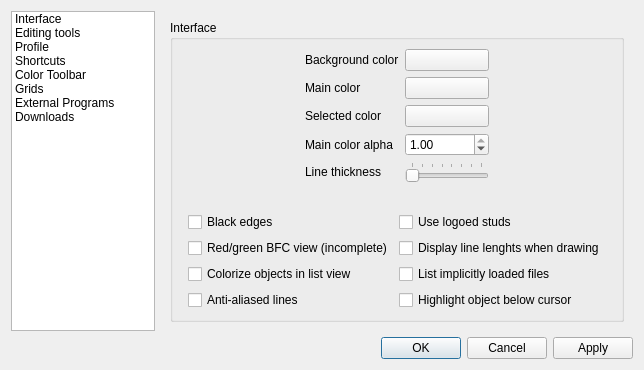
<?xml version="1.0" encoding="UTF-8"?>
<ui version="4.0">
 <class>ConfigUI</class>
 <widget class="QDialog" name="ConfigUI">
  <property name="geometry">
   <rect>
    <x>0</x>
    <y>0</y>
    <width>644</width>
    <height>370</height>
   </rect>
  </property>
  <property name="windowTitle">
   <string>Settings</string>
  </property>
  <property name="windowIcon">
   <iconset resource="../ldforge.qrc">
    <normaloff>:/icons/settings.png</normaloff>:/icons/settings.png</iconset>
  </property>
  <layout class="QVBoxLayout" name="verticalLayout">
   <item>
    <layout class="QHBoxLayout" name="horizontalLayout_7" stretch="0,0">
     <item>
      <widget class="QListWidget" name="m_pagelist">
       <property name="minimumSize">
        <size>
         <width>144</width>
         <height>0</height>
        </size>
       </property>
       <property name="maximumSize">
        <size>
         <width>144</width>
         <height>16777215</height>
        </size>
       </property>
       <item>
        <property name="text">
         <string>Interface</string>
        </property>
       </item>
       <item>
        <property name="text">
         <string>Editing tools</string>
        </property>
       </item>
       <item>
        <property name="text">
         <string>Profile</string>
        </property>
       </item>
       <item>
        <property name="text">
         <string>Shortcuts</string>
        </property>
       </item>
       <item>
        <property name="text">
         <string>Color Toolbar</string>
        </property>
       </item>
       <item>
        <property name="text">
         <string>Grids</string>
        </property>
       </item>
       <item>
        <property name="text">
         <string>External Programs</string>
        </property>
       </item>
       <item>
        <property name="text">
         <string>Downloads</string>
        </property>
       </item>
      </widget>
     </item>
     <item>
      <widget class="QStackedWidget" name="m_pages">
       <property name="currentIndex">
        <number>0</number>
       </property>
       <widget class="QWidget" name="page_3">
        <layout class="QVBoxLayout" name="verticalLayout_13">
         <item>
          <widget class="QGroupBox" name="groupBox">
           <property name="title">
            <string>Interface</string>
           </property>
           <layout class="QVBoxLayout" name="verticalLayout_10">
            <item>
             <layout class="QVBoxLayout" name="verticalLayout_3">
              <item>
               <layout class="QHBoxLayout" name="horizontalLayout">
                <item>
                 <spacer name="horizontalSpacer_2">
                  <property name="orientation">
                   <enum>Qt::Horizontal</enum>
                  </property>
                  <property name="sizeHint" stdset="0">
                   <size>
                    <width>40</width>
                    <height>20</height>
                   </size>
                  </property>
                 </spacer>
                </item>
                <item>
                 <layout class="QFormLayout" name="formLayout">
                  <item row="0" column="0">
                   <widget class="QLabel" name="label_2">
                    <property name="whatsThis">
                     <string/>
                    </property>
                    <property name="text">
                     <string>Background color</string>
                    </property>
                   </widget>
                  </item>
                  <item row="0" column="1">
                   <widget class="QPushButton" name="configBackgroundColor">
                    <property name="whatsThis">
                     <string>This is the background color for the viewport.</string>
                    </property>
                    <property name="text">
                     <string/>
                    </property>
                    <property name="icon">
                     <iconset resource="../ldforge.qrc">
                      <normaloff>:/icons/colorselect.png</normaloff>:/icons/colorselect.png</iconset>
                    </property>
                   </widget>
                  </item>
                  <item row="1" column="0">
                   <widget class="QLabel" name="label">
                    <property name="whatsThis">
                     <string/>
                    </property>
                    <property name="text">
                     <string>Main color</string>
                    </property>
                   </widget>
                  </item>
                  <item row="1" column="1">
                   <widget class="QPushButton" name="configMainColor">
                    <property name="whatsThis">
                     <string>This color is used for the main color.</string>
                    </property>
                    <property name="text">
                     <string/>
                    </property>
                    <property name="icon">
                     <iconset resource="../ldforge.qrc">
                      <normaloff>:/icons/colorselect.png</normaloff>:/icons/colorselect.png</iconset>
                    </property>
                   </widget>
                  </item>
                  <item row="2" column="0">
                   <widget class="QLabel" name="selectedColorLabel">
                    <property name="text">
                     <string>Selected color</string>
                    </property>
                   </widget>
                  </item>
                  <item row="2" column="1">
                   <widget class="QPushButton" name="configSelectColorBlend">
                    <property name="whatsThis">
                     <string>This color is used for the main color.</string>
                    </property>
                    <property name="text">
                     <string/>
                    </property>
                    <property name="icon">
                     <iconset resource="../ldforge.qrc">
                      <normaloff>:/icons/colorselect.png</normaloff>:/icons/colorselect.png</iconset>
                    </property>
                   </widget>
                  </item>
                  <item row="3" column="0">
                   <widget class="QLabel" name="label_3">
                    <property name="whatsThis">
                     <string/>
                    </property>
                    <property name="text">
                     <string>Main color alpha</string>
                    </property>
                   </widget>
                  </item>
                  <item row="3" column="1">
                   <widget class="QDoubleSpinBox" name="configMainColorAlpha">
                    <property name="maximum">
                     <double>1.000000000000000</double>
                    </property>
                    <property name="singleStep">
                     <double>0.050000000000000</double>
                    </property>
                    <property name="value">
                     <double>1.000000000000000</double>
                    </property>
                   </widget>
                  </item>
                  <item row="4" column="0">
                   <widget class="QLabel" name="label_5">
                    <property name="whatsThis">
                     <string/>
                    </property>
                    <property name="text">
                     <string>Line thickness</string>
                    </property>
                   </widget>
                  </item>
                  <item row="4" column="1">
                   <widget class="QSlider" name="configLineThickness">
                    <property name="whatsThis">
                     <string>How thick lines should be drawn in the viewport.</string>
                    </property>
                    <property name="minimum">
                     <number>1</number>
                    </property>
                    <property name="maximum">
                     <number>8</number>
                    </property>
                    <property name="orientation">
                     <enum>Qt::Horizontal</enum>
                    </property>
                    <property name="tickPosition">
                     <enum>QSlider::TicksAbove</enum>
                    </property>
                    <property name="tickInterval">
                     <number>1</number>
                    </property>
                   </widget>
                  </item>
                 </layout>
                </item>
                <item>
                 <spacer name="horizontalSpacer">
                  <property name="orientation">
                   <enum>Qt::Horizontal</enum>
                  </property>
                  <property name="sizeHint" stdset="0">
                   <size>
                    <width>40</width>
                    <height>20</height>
                   </size>
                  </property>
                 </spacer>
                </item>
               </layout>
              </item>
              <item>
               <layout class="QGridLayout" name="gridLayout_3">
                <item row="0" column="2">
                 <widget class="QCheckBox" name="configUseLogoStuds">
                  <property name="text">
                   <string>Use logoed studs</string>
                  </property>
                 </widget>
                </item>
                <item row="0" column="0">
                 <spacer name="horizontalSpacer_3">
                  <property name="orientation">
                   <enum>Qt::Horizontal</enum>
                  </property>
                  <property name="sizeHint" stdset="0">
                   <size>
                    <width>40</width>
                    <height>20</height>
                   </size>
                  </property>
                 </spacer>
                </item>
                <item row="3" column="1">
                 <widget class="QCheckBox" name="configAntiAliasedLines">
                  <property name="text">
                   <string>Anti-aliased lines</string>
                  </property>
                 </widget>
                </item>
                <item row="1" column="2">
                 <widget class="QCheckBox" name="configDrawLineLengths">
                  <property name="text">
                   <string>Display line lenghts when drawing</string>
                  </property>
                 </widget>
                </item>
                <item row="1" column="1">
                 <widget class="QCheckBox" name="configBFCRedGreenView">
                  <property name="whatsThis">
                   <string>Polygons' front sides become green and back sides red.</string>
                  </property>
                  <property name="text">
                   <string>Red/green BFC view (incomplete)</string>
                  </property>
                 </widget>
                </item>
                <item row="2" column="1">
                 <widget class="QCheckBox" name="configColorizeObjectsList">
                  <property name="whatsThis">
                   <string>Makes colored objects (non-16 and 24) appear colored in the list view. A red triangle will, for instance, have its entry written in red text. This can be useful to locate colored objects.</string>
                  </property>
                  <property name="text">
                   <string>Colorize objects in list view</string>
                  </property>
                 </widget>
                </item>
                <item row="0" column="1">
                 <widget class="QCheckBox" name="configBlackEdges">
                  <property name="whatsThis">
                   <string>Makes all edgelines appear black. If this is not set, edge lines take their color as defined in LDConfig.ldr.</string>
                  </property>
                  <property name="text">
                   <string>Black edges</string>
                  </property>
                 </widget>
                </item>
                <item row="1" column="3">
                 <spacer name="horizontalSpacer_4">
                  <property name="orientation">
                   <enum>Qt::Horizontal</enum>
                  </property>
                  <property name="sizeHint" stdset="0">
                   <size>
                    <width>40</width>
                    <height>20</height>
                   </size>
                  </property>
                 </spacer>
                </item>
                <item row="3" column="2">
                 <widget class="QCheckBox" name="configHighlightObjectBelowCursor">
                  <property name="text">
                   <string>Highlight object below cursor</string>
                  </property>
                 </widget>
                </item>
                <item row="2" column="2">
                 <widget class="QCheckBox" name="configListImplicitFiles">
                  <property name="text">
                   <string>List implicitly loaded files</string>
                  </property>
                 </widget>
                </item>
               </layout>
              </item>
             </layout>
            </item>
           </layout>
          </widget>
         </item>
        </layout>
       </widget>
       <widget class="QWidget" name="page">
        <layout class="QVBoxLayout" name="verticalLayout_6">
         <item>
          <widget class="QGroupBox" name="groupBox_6">
           <property name="title">
            <string>Editing tools</string>
           </property>
           <layout class="QVBoxLayout" name="verticalLayout_7">
            <item>
             <widget class="QGroupBox" name="groupBox_7">
              <property name="title">
               <string>Rounding</string>
              </property>
              <layout class="QVBoxLayout" name="verticalLayout_9">
               <item>
                <layout class="QGridLayout" name="gridLayout_2">
                 <item row="0" column="1">
                  <widget class="QLabel" name="label_17">
                   <property name="text">
                    <string>Position decimals:</string>
                   </property>
                  </widget>
                 </item>
                 <item row="0" column="2">
                  <widget class="QSpinBox" name="configRoundPosition"/>
                 </item>
                 <item row="1" column="1">
                  <widget class="QLabel" name="label_18">
                   <property name="text">
                    <string>Matrix decimals:</string>
                   </property>
                  </widget>
                 </item>
                 <item row="1" column="2">
                  <widget class="QSpinBox" name="configRoundMatrix"/>
                 </item>
                 <item row="0" column="0">
                  <spacer name="horizontalSpacer_5">
                   <property name="orientation">
                    <enum>Qt::Horizontal</enum>
                   </property>
                   <property name="sizeHint" stdset="0">
                    <size>
                     <width>40</width>
                     <height>20</height>
                    </size>
                   </property>
                  </spacer>
                 </item>
                 <item row="0" column="3">
                  <spacer name="horizontalSpacer_6">
                   <property name="orientation">
                    <enum>Qt::Horizontal</enum>
                   </property>
                   <property name="sizeHint" stdset="0">
                    <size>
                     <width>40</width>
                     <height>20</height>
                    </size>
                   </property>
                  </spacer>
                 </item>
                </layout>
               </item>
              </layout>
             </widget>
            </item>
           </layout>
          </widget>
         </item>
         <item>
          <spacer name="verticalSpacer_6">
           <property name="orientation">
            <enum>Qt::Vertical</enum>
           </property>
           <property name="sizeHint" stdset="0">
            <size>
             <width>20</width>
             <height>40</height>
            </size>
           </property>
          </spacer>
         </item>
        </layout>
       </widget>
       <widget class="QWidget" name="page_4">
        <layout class="QVBoxLayout" name="verticalLayout_14">
         <item>
          <widget class="QGroupBox" name="groupBox_4">
           <property name="title">
            <string>Profile</string>
           </property>
           <layout class="QVBoxLayout" name="verticalLayout_8">
            <item>
             <layout class="QHBoxLayout" name="horizontalLayout_4">
              <item>
               <spacer name="horizontalSpacer_7">
                <property name="orientation">
                 <enum>Qt::Horizontal</enum>
                </property>
                <property name="sizeHint" stdset="0">
                 <size>
                  <width>40</width>
                  <height>20</height>
                 </size>
                </property>
               </spacer>
              </item>
              <item>
               <layout class="QFormLayout" name="formLayout_3">
                <property name="fieldGrowthPolicy">
                 <enum>QFormLayout::ExpandingFieldsGrow</enum>
                </property>
                <item row="1" column="0">
                 <widget class="QLabel" name="label_7">
                  <property name="text">
                   <string>Name:</string>
                  </property>
                 </widget>
                </item>
                <item row="1" column="1">
                 <widget class="QLineEdit" name="configDefaultName">
                  <property name="minimumSize">
                   <size>
                    <width>250</width>
                    <height>0</height>
                   </size>
                  </property>
                 </widget>
                </item>
                <item row="2" column="0">
                 <widget class="QLabel" name="label_8">
                  <property name="text">
                   <string>Username:</string>
                  </property>
                 </widget>
                </item>
                <item row="2" column="1">
                 <widget class="QLineEdit" name="configDefaultUser"/>
                </item>
                <item row="3" column="1">
                 <widget class="QCheckBox" name="configUseCALicense">
                  <property name="text">
                   <string>Use CA license</string>
                  </property>
                 </widget>
                </item>
               </layout>
              </item>
              <item>
               <spacer name="horizontalSpacer_8">
                <property name="orientation">
                 <enum>Qt::Horizontal</enum>
                </property>
                <property name="sizeHint" stdset="0">
                 <size>
                  <width>40</width>
                  <height>20</height>
                 </size>
                </property>
               </spacer>
              </item>
             </layout>
            </item>
            <item>
             <spacer name="verticalSpacer_7">
              <property name="orientation">
               <enum>Qt::Vertical</enum>
              </property>
              <property name="sizeHint" stdset="0">
               <size>
                <width>20</width>
                <height>40</height>
               </size>
              </property>
             </spacer>
            </item>
           </layout>
          </widget>
         </item>
        </layout>
       </widget>
       <widget class="QWidget" name="page_5">
        <layout class="QVBoxLayout" name="verticalLayout_15">
         <item>
          <widget class="QGroupBox" name="groupBox_2">
           <property name="whatsThis">
            <string>Here you can alter keyboard shortcuts for almost all LDForge actions. Only exceptions are the controls for the viewport. Use the set button to set a key shortcut, clear to remove it and reset to restore the shortcut to its default value.

Shortcut changes apply immediately after closing this window.</string>
           </property>
           <property name="title">
            <string>Shortcuts</string>
           </property>
           <layout class="QHBoxLayout" name="horizontalLayout_5">
            <item>
             <widget class="QListWidget" name="shortcutsList">
              <property name="verticalScrollBarPolicy">
               <enum>Qt::ScrollBarAsNeeded</enum>
              </property>
             </widget>
            </item>
            <item>
             <layout class="QVBoxLayout" name="verticalLayout_4">
              <item>
               <widget class="QPushButton" name="shortcut_set">
                <property name="text">
                 <string>Set</string>
                </property>
               </widget>
              </item>
              <item>
               <widget class="QPushButton" name="shortcut_reset">
                <property name="text">
                 <string>Reset</string>
                </property>
                <property name="icon">
                 <iconset resource="../ldforge.qrc">
                  <normaloff>:/icons/undo.png</normaloff>:/icons/undo.png</iconset>
                </property>
               </widget>
              </item>
              <item>
               <widget class="QPushButton" name="shortcut_clear">
                <property name="text">
                 <string>Clear</string>
                </property>
                <property name="icon">
                 <iconset resource="../ldforge.qrc">
                  <normaloff>:/icons/delete.png</normaloff>:/icons/delete.png</iconset>
                </property>
               </widget>
              </item>
              <item>
               <spacer name="verticalSpacer_2">
                <property name="orientation">
                 <enum>Qt::Vertical</enum>
                </property>
                <property name="sizeHint" stdset="0">
                 <size>
                  <width>20</width>
                  <height>40</height>
                 </size>
                </property>
               </spacer>
              </item>
             </layout>
            </item>
           </layout>
          </widget>
         </item>
        </layout>
       </widget>
       <widget class="QWidget" name="page_6">
        <layout class="QVBoxLayout" name="verticalLayout_16">
         <item>
          <widget class="QGroupBox" name="groupBox_3">
           <property name="whatsThis">
            <string>Here you can alter the layout of the quick colors toolbar. Use the controls to add, remove or edit the colors used. You can also add separators in between colors.

Usually this contains MainColor, EdgeColor and some auxiliary colors used to group objects.</string>
           </property>
           <property name="title">
            <string>Color Toolbar</string>
           </property>
           <layout class="QHBoxLayout" name="horizontalLayout_6">
            <item>
             <widget class="QListWidget" name="quickColorList">
              <property name="verticalScrollBarPolicy">
               <enum>Qt::ScrollBarAsNeeded</enum>
              </property>
             </widget>
            </item>
            <item>
             <layout class="QVBoxLayout" name="verticalLayout_5">
              <item>
               <widget class="QPushButton" name="quickColor_add">
                <property name="text">
                 <string>Add Color</string>
                </property>
                <property name="icon">
                 <iconset resource="../ldforge.qrc">
                  <normaloff>:/icons/palette.png</normaloff>:/icons/palette.png</iconset>
                </property>
               </widget>
              </item>
              <item>
               <widget class="QPushButton" name="quickColor_addSep">
                <property name="text">
                 <string>Add Separator</string>
                </property>
               </widget>
              </item>
              <item>
               <widget class="QPushButton" name="quickColor_edit">
                <property name="text">
                 <string>Edit</string>
                </property>
                <property name="icon">
                 <iconset resource="../ldforge.qrc">
                  <normaloff>:/icons/mode-draw.png</normaloff>:/icons/mode-draw.png</iconset>
                </property>
               </widget>
              </item>
              <item>
               <widget class="Line" name="line_2">
                <property name="orientation">
                 <enum>Qt::Horizontal</enum>
                </property>
               </widget>
              </item>
              <item>
               <widget class="QPushButton" name="quickColor_moveUp">
                <property name="text">
                 <string>Move Up</string>
                </property>
                <property name="icon">
                 <iconset resource="../ldforge.qrc">
                  <normaloff>:/icons/arrow-up.png</normaloff>:/icons/arrow-up.png</iconset>
                </property>
               </widget>
              </item>
              <item>
               <widget class="QPushButton" name="quickColor_moveDown">
                <property name="text">
                 <string>Move Down</string>
                </property>
                <property name="icon">
                 <iconset resource="../ldforge.qrc">
                  <normaloff>:/icons/arrow-down.png</normaloff>:/icons/arrow-down.png</iconset>
                </property>
               </widget>
              </item>
              <item>
               <widget class="Line" name="line">
                <property name="orientation">
                 <enum>Qt::Horizontal</enum>
                </property>
               </widget>
              </item>
              <item>
               <widget class="QPushButton" name="quickColor_remove">
                <property name="text">
                 <string>Remove</string>
                </property>
                <property name="icon">
                 <iconset resource="../ldforge.qrc">
                  <normaloff>:/icons/delete.png</normaloff>:/icons/delete.png</iconset>
                </property>
               </widget>
              </item>
              <item>
               <widget class="QPushButton" name="quickColor_clear">
                <property name="text">
                 <string>Clear List</string>
                </property>
                <property name="icon">
                 <iconset resource="../ldforge.qrc">
                  <normaloff>:/icons/delete.png</normaloff>:/icons/delete.png</iconset>
                </property>
               </widget>
              </item>
              <item>
               <spacer name="verticalSpacer_3">
                <property name="orientation">
                 <enum>Qt::Vertical</enum>
                </property>
                <property name="sizeHint" stdset="0">
                 <size>
                  <width>20</width>
                  <height>40</height>
                 </size>
                </property>
               </spacer>
              </item>
             </layout>
            </item>
           </layout>
          </widget>
         </item>
        </layout>
       </widget>
       <widget class="QWidget" name="page_7">
        <layout class="QVBoxLayout" name="verticalLayout_17">
         <item>
          <widget class="QGroupBox" name="grids">
           <property name="title">
            <string>Grids</string>
           </property>
           <layout class="QVBoxLayout" name="verticalLayout_2">
            <item>
             <layout class="QGridLayout" name="gridLayout">
              <item row="3" column="4">
               <widget class="QDoubleSpinBox" name="configGridFineAngleSnap">
                <property name="suffix">
                 <string>°</string>
                </property>
                <property name="decimals">
                 <number>3</number>
                </property>
                <property name="maximum">
                 <double>360.000000000000000</double>
                </property>
               </widget>
              </item>
              <item row="0" column="3">
               <widget class="QLabel" name="label_15">
                <property name="text">
                 <string>Coordinate snap</string>
                </property>
               </widget>
              </item>
              <item row="0" column="4">
               <widget class="QLabel" name="label_16">
                <property name="text">
                 <string>Angle snap</string>
                </property>
               </widget>
              </item>
              <item row="1" column="1">
               <widget class="QLabel" name="label_6">
                <property name="text">
                 <string/>
                </property>
                <property name="pixmap">
                 <pixmap resource="../ldforge.qrc">:/icons/grid-coarse.png</pixmap>
                </property>
               </widget>
              </item>
              <item row="1" column="2">
               <widget class="QLabel" name="label_12">
                <property name="text">
                 <string>Coarse</string>
                </property>
               </widget>
              </item>
              <item row="1" column="3">
               <widget class="QDoubleSpinBox" name="configGridCoarseCoordinateSnap">
                <property name="suffix">
                 <string> LDU</string>
                </property>
                <property name="decimals">
                 <number>5</number>
                </property>
                <property name="maximum">
                 <double>10000.000000000000000</double>
                </property>
               </widget>
              </item>
              <item row="1" column="4">
               <widget class="QDoubleSpinBox" name="configGridCoarseAngleSnap">
                <property name="suffix">
                 <string>°</string>
                </property>
                <property name="decimals">
                 <number>3</number>
                </property>
                <property name="maximum">
                 <double>360.000000000000000</double>
                </property>
               </widget>
              </item>
              <item row="2" column="1">
               <widget class="QLabel" name="label_10">
                <property name="text">
                 <string/>
                </property>
                <property name="pixmap">
                 <pixmap resource="../ldforge.qrc">:/icons/grid-medium.png</pixmap>
                </property>
               </widget>
              </item>
              <item row="2" column="2">
               <widget class="QLabel" name="label_13">
                <property name="text">
                 <string>Medium</string>
                </property>
               </widget>
              </item>
              <item row="2" column="3">
               <widget class="QDoubleSpinBox" name="configGridMediumCoordinateSnap">
                <property name="suffix">
                 <string> LDU</string>
                </property>
                <property name="decimals">
                 <number>5</number>
                </property>
                <property name="maximum">
                 <double>10000.000000000000000</double>
                </property>
               </widget>
              </item>
              <item row="2" column="4">
               <widget class="QDoubleSpinBox" name="configGridMediumAngleSnap">
                <property name="suffix">
                 <string>°</string>
                </property>
                <property name="decimals">
                 <number>3</number>
                </property>
                <property name="maximum">
                 <double>360.000000000000000</double>
                </property>
               </widget>
              </item>
              <item row="3" column="1">
               <widget class="QLabel" name="label_11">
                <property name="text">
                 <string/>
                </property>
                <property name="pixmap">
                 <pixmap resource="../ldforge.qrc">:/icons/grid-fine.png</pixmap>
                </property>
               </widget>
              </item>
              <item row="3" column="2">
               <widget class="QLabel" name="label_14">
                <property name="text">
                 <string>Fine</string>
                </property>
               </widget>
              </item>
              <item row="3" column="3">
               <widget class="QDoubleSpinBox" name="configGridFineCoordinateSnap">
                <property name="suffix">
                 <string> LDU</string>
                </property>
                <property name="decimals">
                 <number>5</number>
                </property>
                <property name="maximum">
                 <double>10000.000000000000000</double>
                </property>
               </widget>
              </item>
              <item row="1" column="0">
               <spacer name="horizontalSpacer_9">
                <property name="orientation">
                 <enum>Qt::Horizontal</enum>
                </property>
                <property name="sizeHint" stdset="0">
                 <size>
                  <width>40</width>
                  <height>20</height>
                 </size>
                </property>
               </spacer>
              </item>
              <item row="1" column="5">
               <spacer name="horizontalSpacer_10">
                <property name="orientation">
                 <enum>Qt::Horizontal</enum>
                </property>
                <property name="sizeHint" stdset="0">
                 <size>
                  <width>40</width>
                  <height>20</height>
                 </size>
                </property>
               </spacer>
              </item>
             </layout>
            </item>
            <item>
             <spacer name="verticalSpacer">
              <property name="orientation">
               <enum>Qt::Vertical</enum>
              </property>
              <property name="sizeHint" stdset="0">
               <size>
                <width>20</width>
                <height>165</height>
               </size>
              </property>
             </spacer>
            </item>
           </layout>
          </widget>
         </item>
        </layout>
       </widget>
       <widget class="QWidget" name="page_8">
        <layout class="QVBoxLayout" name="verticalLayout_18">
         <item>
          <widget class="QGroupBox" name="extProgs">
           <property name="whatsThis">
            <string>LDForge supports launching of several third-party utility tools; here you can set the file paths to these tools. Set the paths of the tools to the exe files.

Under Linux, you can also set the programs to be launched with Wine, so you can use Windows binaries here as well. You will obviously need Wine installed. A 'wine' command in PATH is necessary for this to work.</string>
           </property>
           <property name="title">
            <string>External Programs</string>
           </property>
          </widget>
         </item>
         <item>
          <spacer name="verticalSpacer_4">
           <property name="orientation">
            <enum>Qt::Vertical</enum>
           </property>
           <property name="sizeHint" stdset="0">
            <size>
             <width>20</width>
             <height>40</height>
            </size>
           </property>
          </spacer>
         </item>
        </layout>
       </widget>
       <widget class="QWidget" name="page_9">
        <layout class="QVBoxLayout" name="verticalLayout_19">
         <item>
          <widget class="QGroupBox" name="groupBox_5">
           <property name="title">
            <string>Downloads</string>
           </property>
           <layout class="QVBoxLayout" name="verticalLayout_20">
            <item>
             <layout class="QHBoxLayout" name="horizontalLayout_2">
              <item>
               <widget class="QLabel" name="label_4">
                <property name="text">
                 <string>Download path:</string>
                </property>
               </widget>
              </item>
              <item>
               <widget class="QLineEdit" name="configDownloadFilePath"/>
              </item>
              <item>
               <widget class="QPushButton" name="findDownloadPath">
                <property name="text">
                 <string/>
                </property>
                <property name="icon">
                 <iconset resource="../ldforge.qrc">
                  <normaloff>:/icons/folder.png</normaloff>:/icons/folder.png</iconset>
                </property>
               </widget>
              </item>
             </layout>
            </item>
            <item>
             <widget class="QCheckBox" name="configGuessDownloadPaths">
              <property name="whatsThis">
               <string>&lt;p&gt;When this is set, LDForge tries to adjust and correct part paths based on the input. A full path given to the download prompt should be of form &lt;tt&gt;&quot;&amp;lt;dir&amp;gt;/&amp;lt;file&amp;gt;.dat&quot;&lt;/tt&gt; - with this set, input can be automatically completed.&lt;/p&gt;

&lt;p&gt;Examples:
&lt;ul&gt;
&lt;li&gt;3002 -&gt; parts/3002.dat&lt;/li&gt;
&lt;li&gt;3002.da -&gt; parts/3002.dat&lt;/li&gt;
&lt;li&gt;3002s01 -&gt; parts/s/3002s01.dat&lt;/li&gt;
&lt;li&gt;4-4cyli -&gt; p/4-4cyli.dat&lt;/li&gt;
&lt;/ul&gt;&lt;/p&gt;</string>
              </property>
              <property name="text">
               <string>Correct and guess part paths</string>
              </property>
             </widget>
            </item>
            <item>
             <widget class="QCheckBox" name="configAutoCloseDownloadDialog">
              <property name="whatsThis">
               <string>If this is set, LDForge will close the download prompt after everything has been downloaded. The prompt will not be closed if a download has failed.</string>
              </property>
              <property name="text">
               <string>Close download prompt after completion</string>
              </property>
             </widget>
            </item>
            <item>
             <spacer name="verticalSpacer_5">
              <property name="orientation">
               <enum>Qt::Vertical</enum>
              </property>
              <property name="sizeHint" stdset="0">
               <size>
                <width>20</width>
                <height>187</height>
               </size>
              </property>
             </spacer>
            </item>
           </layout>
          </widget>
         </item>
        </layout>
       </widget>
      </widget>
     </item>
    </layout>
   </item>
   <item>
    <widget class="QDialogButtonBox" name="buttonBox">
     <property name="orientation">
      <enum>Qt::Horizontal</enum>
     </property>
     <property name="standardButtons">
      <set>QDialogButtonBox::Apply|QDialogButtonBox::Cancel|QDialogButtonBox::Ok</set>
     </property>
    </widget>
   </item>
  </layout>
 </widget>
 <resources>
  <include location="../ldforge.qrc"/>
 </resources>
 <connections/>
</ui>
